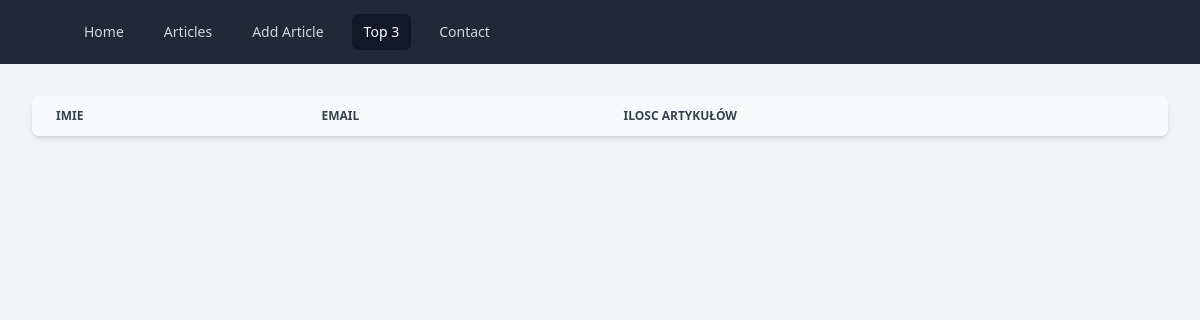
The page /authors/top-3 on the database as committed earlier.
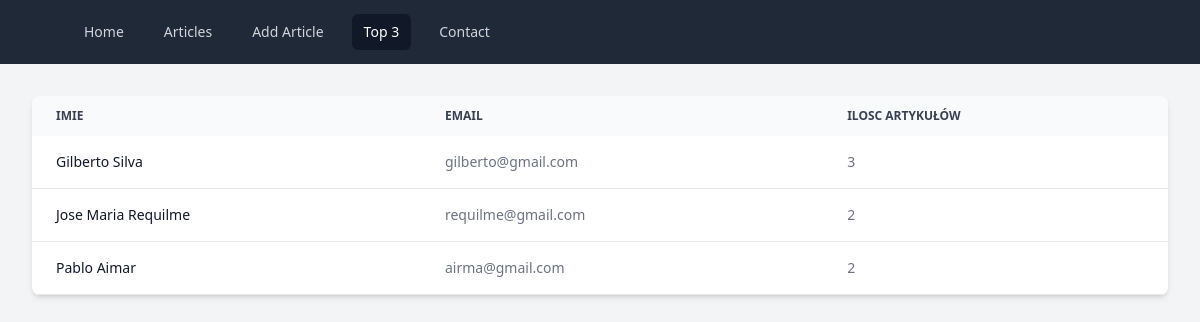
The same page on the database as committed later.
### tables this page shows
CREATE TABLE `authors` (
  `id` int unsigned NOT NULL AUTO_INCREMENT,
  `name` varchar(255) NOT NULL,
  `email` varchar(255) NOT NULL,
  PRIMARY KEY (`id`)
);

### src/Core/functions.php (called while the page is built, shortened)
<?php
function base_path($path)
{
    return BASE_PATH . $path;
}
function view($path, $data)
{
    extract($data);
    require base_path('views/' . $path);
}
function output($text)
{
    return htmlspecialchars($text);
}

### src/controllers/AuthorsController.php (called while the page is built, shortened)
<?php
class AuthorsController
{
    public function index()
    {
        $authors = Author::getTop3();
        view("authors/index.view.php", [
            'heading' => 'All Authors',
            'authors' => $authors,
            'errors' => []
        ]);
    }
}

### src/Core/Routing/Router.php (called while the page is built, shortened)
<?php
class Router
{
    protected $routes = [
        'GET' => [],
        'POST' => [],
        'PATCH' => [],
        'DELETE' => []
    ];
    public function get($uri, $controller)
    {
        $this->routes['GET'][$uri] = $controller;
    }
    public function post($uri, $controller)
    {
        $this->routes['POST'][$uri] = $controller;
    }
    public function patch($uri, $controller)
    {
        $this->routes['PATCH'][$uri] = $controller;
    }
    public function delete($uri, $controller)
    {
        $this->routes['DELETE'][$uri] = $controller;
    }
    public function direct($uri, $requestType)
    {
        if (array_key_exists($uri, $this->routes[$requestType])) {
            return $this->callAction(
                ...explode('@', $this->routes[$requestType][$uri])
            );
        }
    }
    protected function callAction($controller, $action)
    {
        $controller = new $controller;
        return $controller->$action();
    }
}

### public/index.php (called while the page is built, shortened)
<?php
Router::load( base_path('routes/routes.php'))->direct(Request::uri(), Request::method());

### src/Core/App.php (called while the page is built, shortened)
<?php
class App
{
    protected static $registry = [];
    public static function bind($key, $value)
    {
        static::$registry[$key] = $value;
    }
    public static function get($key)
    {
        return static::$registry[$key];
    }
}

### src/model/Author.php (called while the page is built, shortened)
<?php
class Author {
    public static function getTop3(): array
    {
        $db = App::get('database');
     return $db->query('select authors.id, authors.name, authors.email,
        count(*) nums
        from authors
        INNER JOIN articles
        on articles.user_id = authors.id
        WHERE articles.creation_date BETWEEN (NOW() - INTERVAL 7 DAY) AND NOW()
        GROUP BY authors.id
        ORDER BY nums DESC
        LIMIT 3')->get();
    }
}

### src/Core/Database/Query.php (called while the page is built, shortened)
<?php
class Query
{
    protected $pdo;
    protected $stmt;
    public function __construct(\PDO $pdo) {
        $this->pdo = $pdo;
    }
    public function query($query, $params = [])
    {
        $this->stmt = $this->pdo->prepare($query);
        $this->stmt->execute($params);
        return $this;
    }
    public function get($json = false)
    {
        return $this->stmt->fetchAll();
    }
}

### src/views/authors/index.view.php (the view)
<?php require base_path('views/includes/header.php'); ?>
<?php require base_path('views/includes/nav.php'); ?>
<main>
<div class="p-8">
<div class="relative overflow-x-auto shadow-md sm:rounded-lg">
    <table class="w-full text-sm text-left text-gray-500 dark:text-gray-400">
        <thead class="text-xs text-gray-700 uppercase bg-gray-50 dark:bg-gray-700 dark:text-gray-400">
            <tr>
                <th scope="col" class="px-6 py-3">
                    Imie
                </th>
                <th scope="col" class="px-6 py-3">
                    email
                </th>
                <th scope="col" class="px-6 py-3">
                    ilosc artykułów
                </th>
            </tr>
        </thead>
        <tbody>
<?php foreach($authors as $author): ?>
            <tr class="bg-white border-b dark:bg-gray-900 dark:border-gray-700">
                <th scope="row" class="px-6 py-4 font-medium text-gray-900 whitespace-nowrap dark:text-white">
                   <?= output($author['name']); ?>
                </th>
                <td class="px-6 py-4">
                <?= output($author['email']); ?>
                </td>
                <td class="px-6 py-4">
                <?= output($author['nums']); ?>
                </td>
            </tr>
            <?php endforeach;?>
        </tbody>
    </table>
</div>
</div>
</main>
<?php require base_path('views/includes/footer.php') ?>

Rows that differ between the two databases and show on the page:
added authors: name "Gilberto Silva", email "gilberto@gmail.com", nums "3"
added authors: name "Jose Maria Requilme", email "requilme@gmail.com", nums "2"
added authors: name "Pablo Aimar", email "airma@gmail.com", nums "2"
